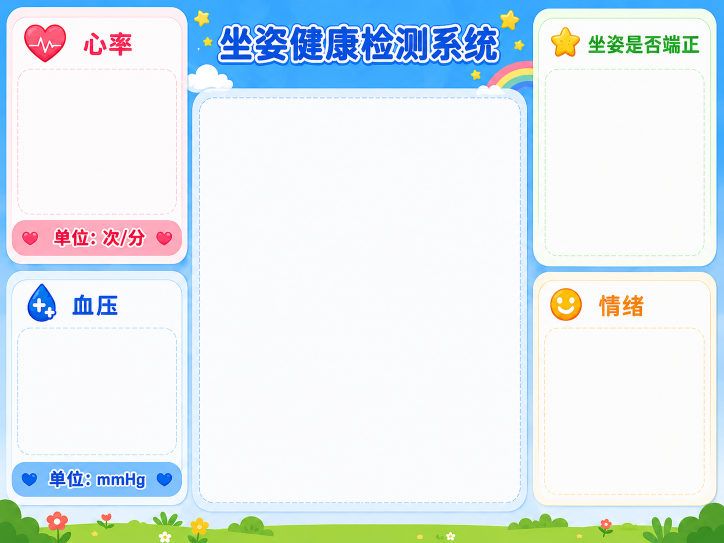
#> input picture main/assets/vision/vision_dashboard.png, 1448 x 1086 px, found by its file name (shown at 1/2 size)
$ python prepare_vision_dashboard.py
#> lines starting #> are read from the running program, lines starting #| are printed output that depends on the picture; after the words box and inside, x2 and y2 are one past the last pixel; in counts of white or black regions, pixels touching at a corner belong together
"""Prepare the 320x240 vision dashboard background.

The supplied artwork is kept intact except for values/status captions that
must be rendered by LVGL at runtime.  OpenCV inpainting removes those fixed
characters without changing the surrounding illustrations.
"""
from pathlib import Path

import cv2


root = Path(__file__).resolve().parents[1]
source = root / "main" / "assets" / "vision_dashboard.png"
target = root / "main" / "assets" / "vision" / "vision_dashboard_base.png"
target.parent.mkdir(parents=True, exist_ok=True)

image = cv2.imread(str(source), cv2.IMREAD_COLOR)
#> image is the input picture: shape (1086, 1448, 3); mean B, G, R 239.3, 234.2, 222.6
if image is None:
    raise SystemExit(f"cannot read {source}")

image = cv2.resize(image, (320, 240), interpolation=cv2.INTER_AREA)
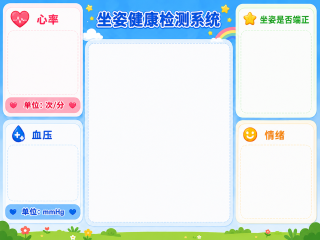
#> image: shape (240, 320, 3); mean B, G, R 239.3, 234.2, 222.7
mask = image[:, :, 0] * 0
#> mask: shape (240, 320); every value is 0


def clear(x1, y1, x2, y2):
#> called with x1 = 27, y1 = 44, x2 = 57, y2 = 65
    mask[y1:y2, x1:x2] = 255


# Dynamic value areas, mapped from the supplied 1448x1086 artwork to 320x240.
# Leave the labels/icons and the decorative graphs in the fixed background.
clear(27, 44, 57, 65)       # heart-rate number only; keep the printed unit
clear(12, 150, 67, 171)     # blood-pressure number only; keep printed mmHg
clear(248, 102, 312, 120)   # posture status caption
clear(248, 213, 312, 229)   # emotion status caption
#> call 4 of clear, with x1 = 248, y1 = 213, x2 = 312, y2 = 229
#> in clear (call 4), `mask[y1:y2, x1:x2] = 255`:
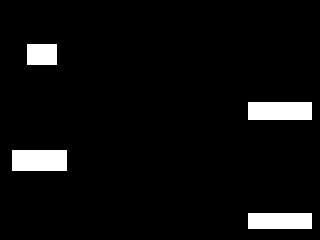
#> mask: shape (240, 320); 5.2% white; 4 white regions, box (x1, y1, x2, y2) and area: (12, 150, 67, 171) 1155, (248, 102, 312, 120) 1152, (248, 213, 312, 229) 1024, (27, 44, 57, 65) 630

# Inpaint with a small radius so card gradients and borders remain natural.
result = cv2.inpaint(image, mask, 3, cv2.INPAINT_TELEA)
if not cv2.imwrite(str(target), result, [cv2.IMWRITE_PNG_COMPRESSION, 9]):
    raise SystemExit(f"cannot write {target}")
print(target)
